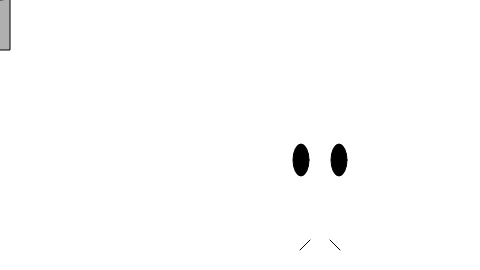
Frame 1 (no input)
Frame 60 (no input): identical to frame 1, image omitted
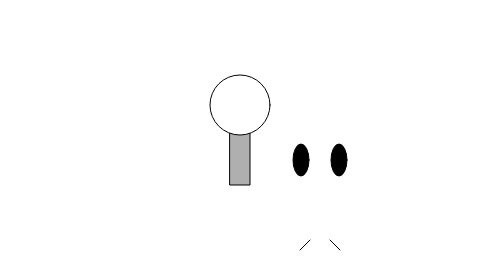
Frame 120 (the mouse pressed at the canvas centre since frame 60)

The p5.js sketch that drew these frames (run headless with seeded random() and noise() and a simulated clock; from frame 60 on, the mouse is pressed at the canvas centre):

// p5.js sketch
// ── sketch.js
// Learning Processing
// Daniel Shiffman
// http://www.learningprocessing.com

// Example 3-3: Zoog as dynamic sketch with variation
function setup() {
  createCanvas(480, 270);  // Set the size of the window
}

function draw() {
  background(255);  // Draw a white background 
  
  // Set ellipses and rects to CENTER mode
  ellipseMode(CENTER);
  rectMode(CENTER); 
  
  // Draw Zoog's body
  stroke(0);
  fill(175);
  // Zoog's body is drawn at the location (mouseX, mouseY).
  rect(mouseX,mouseY,20,100);

  // Draw Zoog's head
  stroke(0);
  fill(255);
  // Zoog�s head is drawn above the body at the location (mouseX, mouseY - 30).
  ellipse(mouseX,mouseY-30,60,60); 

  // Eyes
  fill(0); 
  ellipse(301, 160, 16, 32); 
  ellipse(339, 160, 16, 32);

  // Legs
  stroke(0);
  line(310, 240, 300, 250);
  line(330, 240, 340, 250);
}
